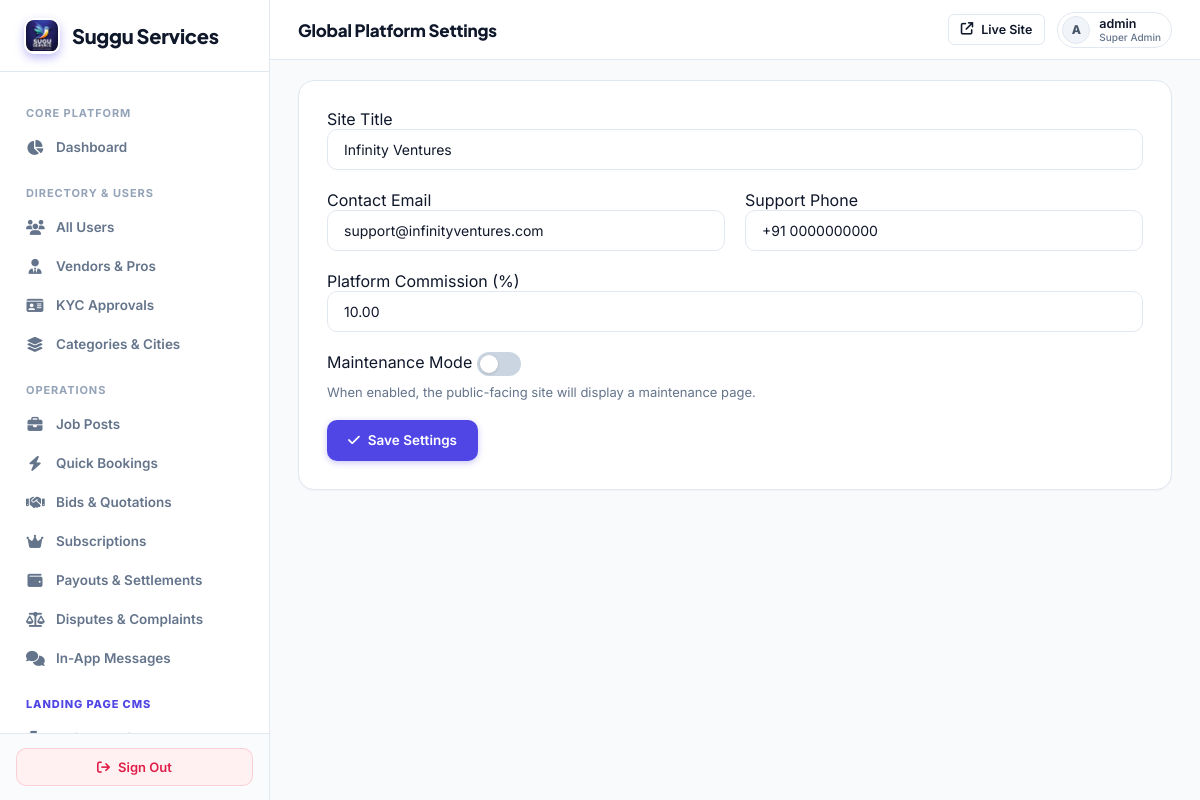
/super-admin/settings/ (signed in), run on an earlier commit of the app's database.
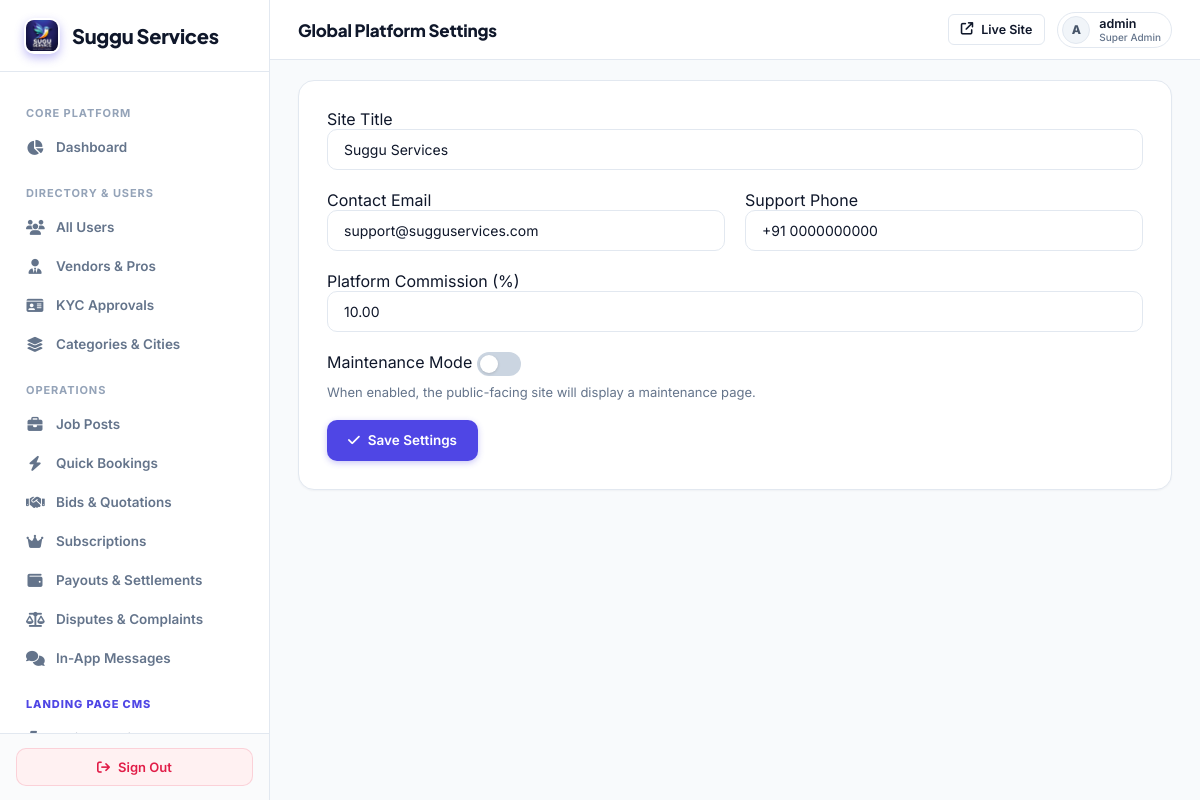
And on a later commit of the database.
### myapp/models.py (models this page shows, shortened)
class GlobalSettings(models.Model):
    site_title = models.CharField(max_length=255, default='Suggu Services')
    contact_email = models.EmailField(default='support@sugguservices.com')
    support_phone = models.CharField(max_length=20, default='+91 0000000000')
    maintenance_mode = models.BooleanField(default=False)
    platform_commission_percent = models.DecimalField(max_digits=5, decimal_places=2, default=10.00)
    class Meta:
        verbose_name_plural = "Global Settings"

### myapp/super_admin_views.py (the view, shortened to what this page needs)
# urls.py: path('super-admin/settings/', super_admin_views.super_admin_settings, name='super_admin_settings'),
@sa_required
def super_admin_settings(request):
    settings_obj, _ = GlobalSettings.objects.get_or_create(pk=1)
    return render(request, 'superadmin/settings.html', {'settings': settings_obj})

### myapp/super_admin_views.py (called while the page is built)
def sa_required(view_func):
    from functools import wraps
    @wraps(view_func)
    def wrapper(request, *args, **kwargs):
        if not request.user.is_authenticated or not request.user.is_superuser:
            return redirect(f'{LOGIN_URL}?next={request.path}')
        return view_func(request, *args, **kwargs)
    return wrapper

### templates/superadmin/settings.html (shortened to what this page needs)
{% extends 'superadmin/base.html' %}
{% block header_title %}Global Platform Settings{% endblock %}
{% block content %}
<div class="card form-card">
  <form method="POST">
    <div class="form-group">
      <label>Site Title</label>
      <input type="text" name="site_title" class="form-control" value="{{ settings.site_title }}">
    </div>
    <div class="form-row">
      <div class="form-group">
        <label>Contact Email</label>
        <input type="email" name="contact_email" class="form-control" value="{{ settings.contact_email }}">
      </div>
      <div class="form-group">
        <label>Support Phone</label>
        <input type="text" name="support_phone" class="form-control" value="{{ settings.support_phone }}">
      </div>
    </div>
    <div class="form-group">
      <label>Platform Commission (%)</label>
      <input type="number" step="0.01" name="platform_commission_percent" class="form-control" value="{{ settings.platform_commission_percent }}">
    </div>
    <div class="form-group">
      <label>Maintenance Mode</label>
      <label class="toggle-switch">
        <span class="toggle-slider"></span>
      </label>
      <p style="font-size: 13px; color: var(--text-muted); margin-top: 8px;">When enabled, the public-facing site will display a maintenance page.</p>
    </div>
    <div class="form-actions">
      <button type="submit" class="btn btn-primary"><i class="fa-solid fa-check"></i> Save Settings</button>
    </div>
  </form>
</div>
{% endblock %}

What changed in the data, as far as the page shows it:
changed GlobalSettings: site_title "Infinity Ventures" → "Suggu Services"; contact_email "support@infinityventures.com" → "support@sugguservices.com"
